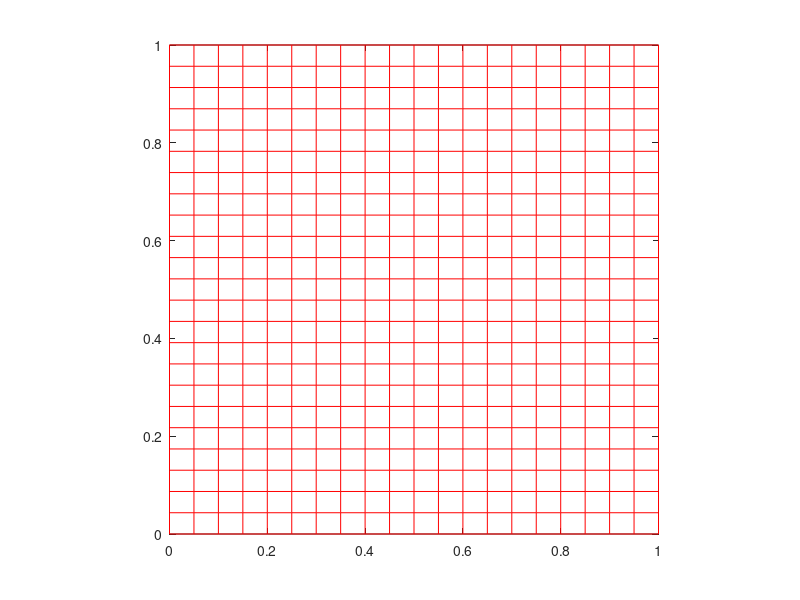
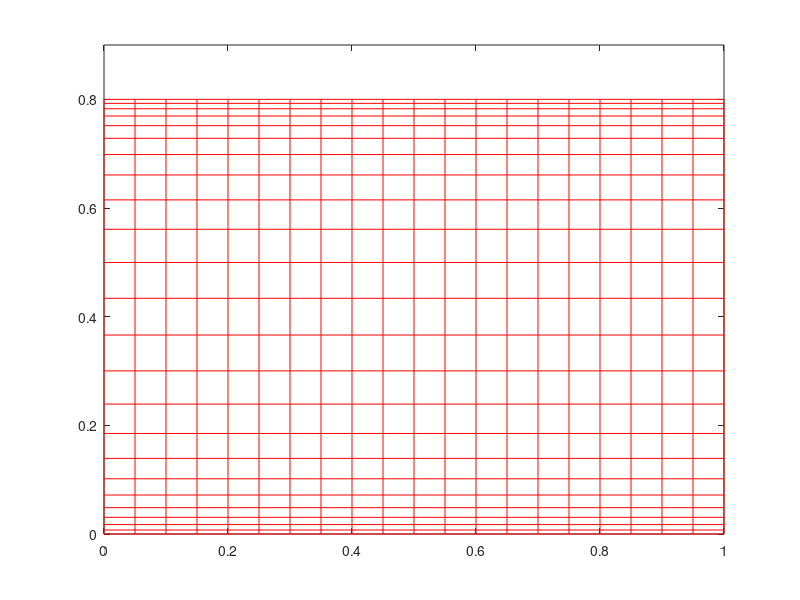
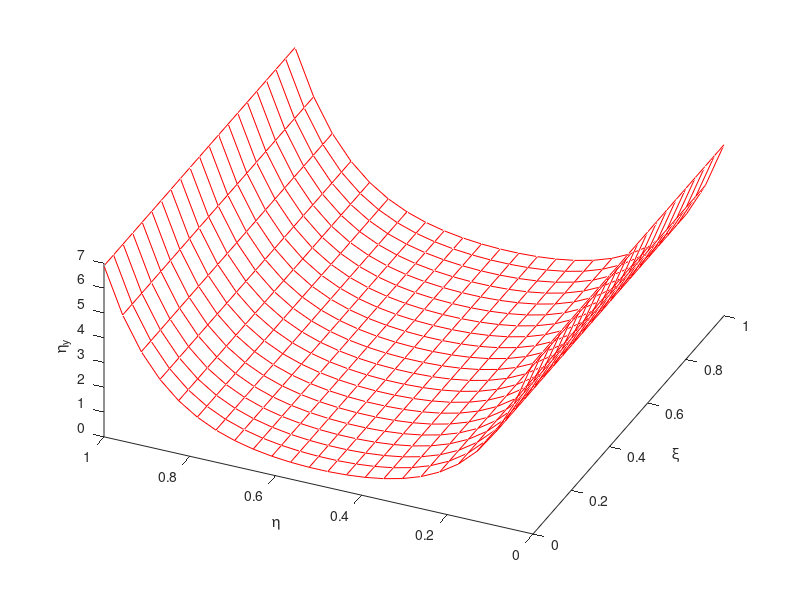

These charts were generated, in order, by the following MATLAB code:
clc
clear all
close all

l_xi = 1.0;
l_eta = 1.0;
H = 0.8;
IM = 21;
JM = 24;
dxi = l_xi/(IM-1);
deta = l_eta/(JM-1);
beta = 1.05;                                    %clustering parameter 
alpha = 0.5;                                    
beta1 = (beta+1)/(beta-1);
bet_alph = 2*alpha+beta;
for i = 1:IM 
    for j = 1:JM 
   %compute coordinates of computational domain 
        xi(i,j) = (i-1)*dxi;
        eta(i,j) = (j-1)*deta;
  %computing the coordinates of physical domain acoording to the
  %relation given by (9.41) and (9.42)       
        expo = (eta(i,j)-alpha)/(1-alpha);
        beta2 = beta1^expo;
        x(i,j) = xi(i,j);
        y(i,j) = H*(bet_alph*beta2+2*alpha-beta)/((2*alpha+1)*(1+beta2));
   % computing metrics using equations(9.46)      
        y_term  = ((2*alpha+1)*(y(i,j)/H)-2*alpha)^2;
        eta_y(i,j) = (2*beta*(2*alpha+1)*(1-alpha))/(H*(beta*beta-y_term)*log(beta1));
        
    end
end

% Plot computational domain 
figure(1)
  plot(xi,eta,'-r',xi',eta','-r')  
  axis image
  
    
% Plot physical domain 
  figure(2)
  plot(x,y,'-r',x',y','-r')
axis([0 1 0 0.9])
  
% Plot distribution of metrics
  figure(3)
  plot3(xi,eta,eta_y,'-r',xi',eta',eta_y','-r')
xlabel('\xi')
ylabel('\eta')
zlabel('\eta_{y}')
view(-66,54)

 
  